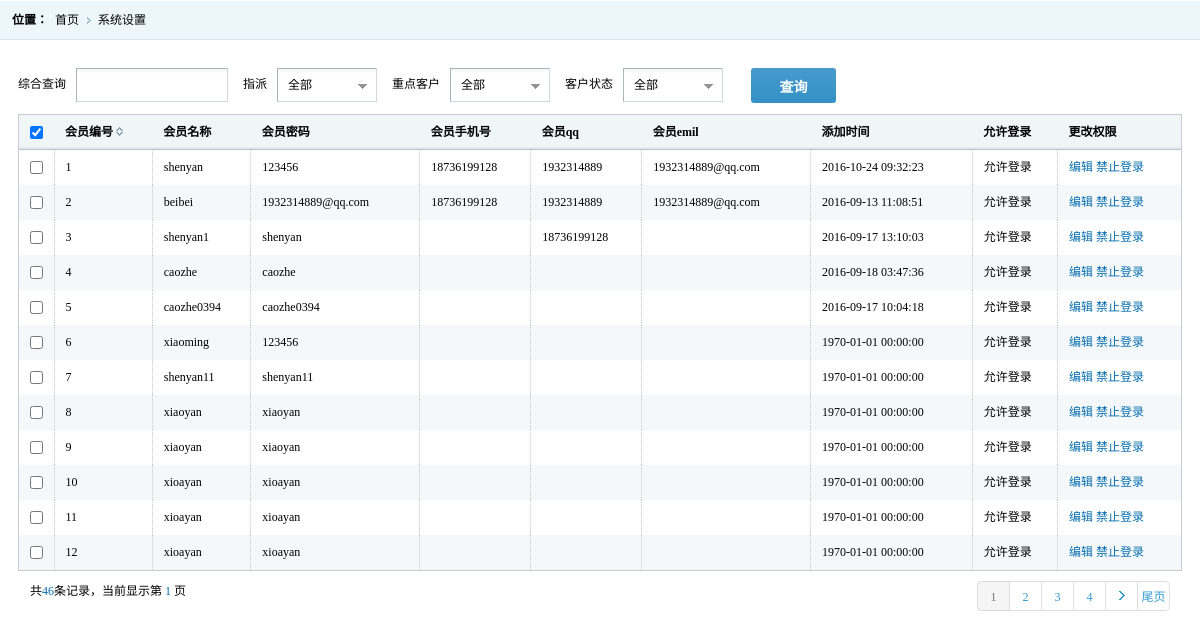
/admin/member/adminList.php, run on the app's committed database.
### tables this page shows
CREATE TABLE `home_user_login` (
  `id` smallint(5) unsigned NOT NULL AUTO_INCREMENT,
  `username` varchar(30) NOT NULL,
  `password` varchar(32) NOT NULL,
  `lastLoginIp` varchar(255) DEFAULT NULL,
  `lastTime` varchar(255) DEFAULT NULL,
  `registerTime` varchar(255) DEFAULT NULL,
  `qq` varchar(255) DEFAULT NULL,
  `permission` tinyint(1) DEFAULT '1' COMMENT '1为激活 0 为禁止',
  `sex` enum('1','0') DEFAULT '1' COMMENT '1为女 0 为男',
  `moblie` varchar(255) DEFAULT NULL,
  `emil` varchar(255) DEFAULT NULL,
  PRIMARY KEY (`id`)
);

### public/lib/mysql.inc.php (called while the page is built, shortened)
<?php
function selectOne($sql,$result_type=MYSQL_ASSOC)
{
    if ($result = mysql_query($sql)) {
        if (mysql_num_rows($result) > 0) {
            $row = mysql_fetch_array($result, $result_type);
            return $row;
        } else{
            return false;
        }
    } else {
        return false;
    }
}
function selectMul($sql,$result_type=MYSQL_ASSOC){
    if($result=mysql_query($sql)){
        if(mysql_num_rows($result)>0){
            while( $row=mysql_fetch_array($result,$result_type)){
                $arr[]=$row;
            }
            return $arr;
        }else{
            return false;
        }
    }else{
        return false;
    }
}

### admin/member/adminList.php (the view, shortened to what this page needs)
<?php
$adminInfo=selectMul("select * from home_user_login");
$curPage=isset($_GET['page'])?$_GET['page']:1;
$pageId=4;
$totalId=selectOne("select count(id) from goods_shop ");
$pageNum=ceil(($totalId['count(id)']/$pageId));
$nextPage=($curPage)==$pageNum?$pageNum:$curPage+1;
$showPage=4;
if($pageNum<=$showPage){
    $firstPage=1;
    $lastPage=$pageNum;
}else{
    if($curPage<=ceil($showPage/2)){
        $firstPage=1;
        $lastPage=$showPage;
    }
}
?>
<!DOCTYPE html PUBLIC "-//W3C//DTD XHTML 1.0 Transitional//EN" "http://www.w3.org/TR/xhtml1/DTD/xhtml1-transitional.dtd">
<html xmlns="http://www.w3.org/1999/xhtml">
<head>
    <link href="<?=SKIN_ADMIN?>/css/style.css" rel="stylesheet" type="text/css" />
    <link href="<?=SKIN_ADMIN?>/css/select.css" rel="stylesheet" type="text/css" />
</head>
<body>
<div class="place">
    <span>位置：</span>
    <ul class="placeul">
        <li><a href="#">首页</a></li>
        <li><a href="#">系统设置</a></li>
    </ul>
</div>
<div class="formbody">
    <div id="usual1" class="usual">
        <div id="tab2" class="tabson">
            <ul class="seachform">
                <li><label>综合查询</label><input name="" type="text" class="scinput" /></li>
                <li><label>指派</label>
                    <div class="vocation">
                    </div>
                </li>
                <li><label>重点客户</label>
                    <div class="vocation">
                    </div>
                </li>
                <li><label>客户状态</label>
                    <div class="vocation">
                    </div>
                </li>
                <li><label>&nbsp;</label><input name="" type="button" class="scbtn" value="查询"/></li>
            </ul>
            <table class="tablelist">
                <thead>
                <tr>
                    <th><input name="" type="checkbox" value="" checked="checked"/></th>
                    <th>会员编号<i class="sort"><img src="<?=SKIN_ADMIN?>/images/px.gif" /></i></th>
                    <th>会员名称</th>
                    <th>会员密码</th>
                    <th>会员手机号</th>
                    <th>会员qq</th>
                    <th>会员emil</th>
                    <th>添加时间</th>
                    <th>允许登录</th>
                    <th>更改权限</th>
                </tr>
                </thead>
                <tbody>
                <?php
                foreach($adminInfo as $k=>$v){
                ?>
                 <tr>
                    <td><input name="" type="checkbox" value="" /></td>
                    <td><?=$k+1?></td>
                    <td><?=$v['username']?></td>
                    <td><?=$v['password']?></td>
                     <td><?=$v['moblie']?></td>
                     <td><?=$v['qq']?></td>
                     <td><?=$v['emil']?></td>
                    <td><?=date('Y-m-d H:i:s',$v['lastTime'])?></td>
                    <td><?php echo $v['permission']==1?'允许登录':'禁止登录'?></td>
                    <td><a href="editAdmin.php?id=<?=$v['id']?>" class="tablelink">编辑</a>
                        <a href="adminAction.php?act=<?=$v['permission']==1?'active':'permission'?>&id=<?=$v['id']?>" class="tablelink"><?php echo $v['permission']==1?'禁止登录':'允许登录'?></a></td>
                </tr>
                <?php
                }
                ?>
                </tbody>
            </table>
            <div class="pagin">
            <div class="message">共<i class="blue"><?=$totalId['count(id)']?></i>条记录，当前显示第&nbsp;<i class="blue"><?=$curPage?>&nbsp;</i>页</div>
            <ul class="paginList">
                <?php
                for($i=$firstPage;$i<=$lastPage;$i++){
                    ?>
                    <li class="paginItem <?=($i==$curPage)?'current':''?>"><a href="adminList.php?page=<?=$i?>"><?=$i?></a></li>
                <?php
                }
                ?>
                <?php
                if($curPage<$pageNum) {
                    ?>
                    <li class="paginItem"><a href="<?=($curPage==$pageNum)?'javascript:;':'adminList.php?page='.$nextPage?>"><span class="pagenxt"></span></a></li>
                    <li class="paginItem"><a href="adminList.php?page=<?=$pageNum?>">尾页</a></li>
                <?php
                }
                ?>
            </ul>
        </div>
        </div>
    </div>
</div>
</body>
</html>

### admin/skin/default/css/style.css (style rules this page uses)
* { font-size:9pt;border:0;margin:0;padding:0; }
body { font-family:'微软雅黑'; margin:0 auto;min-width:980px; }
ul { display:block;margin:0;padding:0;list-style:none; }
li { display:block;margin:0;padding:0;list-style: none; }
img { border:0; }
dl,dt,dd,span { margin:0;padding:0;display:block; }
a,a:focus { text-decoration:none;color:#000;outline:none;blr:expression(this.onFocus=this.blur()); }
table { border-collapse:collapse;border-spacing: 0; }
.place { height:40px; background:url(../images/righttop.gif) repeat-x; }
.place span { line-height:40px; font-weight:bold;float:left; margin-left:12px; }
.placeul li { float:left; line-height:40px; padding-left:7px; padding-right:12px; background:url(../images/rlist.gif) no-repeat right; }
.placeul li:last-child { background:none; }
.tablelist { border:solid 1px #cbcbcb; width:100%; clear:both; }
.tablelist th { background:url(../images/th.gif) repeat-x; height:34px; line-height:34px; border-bottom:solid 1px #b6cad2; text-indent:11px; text-align:left; }
.tablelist td { line-height:35px; text-indent:11px; border-right: dotted 1px #c7c7c7; }
.tablelink { color:#056dae; }
.tablelist tbody tr.odd { background:#f5f8fa; }
.sort { padding-left:3px; }
.pagin { position:relative;margin-top:10px;padding:0 12px; }
.pagin .blue { color:#056dae;font-style:normal; }
.pagin .paginList { position:absolute;right:12px;top:0; }
.pagin .paginList .paginItem { float:left; }
.pagin .paginList .paginItem a { float:left;width:31px;height:28px;border:1px solid #DDD; text-align:center;line-height:30px;border-left:none;color:#3399d5; }
.pagin .paginList .paginItem:first-child a { border-left:1px solid #DDD; }
.pagin .paginList .paginItem:first-child a { border-bottom-left-radius:5px;border-top-left-radius:5px; }
.pagin .paginList .paginItem:last-child a { border-bottom-right-radius:5px;border-top-right-radius:5px; }
.pagin .paginList .paginItem.current,.pagin .paginList .paginItem.current a { background:#f5f5f5; cursor:default;color:#737373; }
.pagenxt { background:url(../images/next.gif) no-repeat center center; width:31px; height:28px; }
.formbody { padding:10px 18px; }
.tabson { margin:18px 0px; }
.seachform { height:42px; }
.seachform li { float:left; margin-right:15px; }
.seachform li label { padding-right:10px; float:left; line-height:32px; }
.scinput { width:150px; height:32px; line-height:32px; border-top:solid 1px #a7b5bc; border-left:solid 1px #a7b5bc; border-right:solid 1px #ced9df; border-bottom:solid 1px #ced9df; background:url(../images/inputbg.gif) repeat-x; text-indent:10px; }
.scbtn { width:85px;height:35px; background:url(../images/btnbg.png) no-repeat center; font-size:14px;font-weight:bold;color:#fff; cursor:pointer;border-radius:3px; behavior:url(js/pie.htc); }

### admin/skin/default/css/select.css (style rules this page uses)
.vocation,.usercity { float:left; }

### data on the page
home_user_login: username "shenyan", password "123456", moblie "18736199128", qq "1932314889", emil "1932314889@qq.com", lastTime "2016-10-24 09:32:23", permission "允许登录"
home_user_login: username "beibei", password "1932314889@qq.com", moblie "18736199128", qq "1932314889", emil "1932314889@qq.com", lastTime "2016-09-13 11:08:51", permission "允许登录"
home_user_login: username "shenyan1", password "shenyan", qq "18736199128", lastTime "2016-09-17 13:10:03", permission "允许登录"
home_user_login: username "caozhe", password "caozhe", lastTime "2016-09-18 03:47:36", permission "允许登录"
home_user_login: username "caozhe0394", password "caozhe0394", lastTime "2016-09-17 10:04:18", permission "允许登录"
home_user_login: username "xiaoming", password "123456", lastTime "1970-01-01 00:00:00", permission "允许登录"
home_user_login: username "shenyan11", password "shenyan11", lastTime "1970-01-01 00:00:00", permission "允许登录"
home_user_login: username "xiaoyan", password "xiaoyan", lastTime "1970-01-01 00:00:00", permission "允许登录"
home_user_login: username "xiaoyan", password "xiaoyan", lastTime "1970-01-01 00:00:00", permission "允许登录"
home_user_login: username "xioayan", password "xioayan", lastTime "1970-01-01 00:00:00", permission "允许登录"
home_user_login: username "xioayan", password "xioayan", lastTime "1970-01-01 00:00:00", permission "允许登录"
home_user_login: username "xioayan", password "xioayan", lastTime "1970-01-01 00:00:00", permission "允许登录"

### other printed values
$totalId['count(id)'] "46"
$curPage "1"
